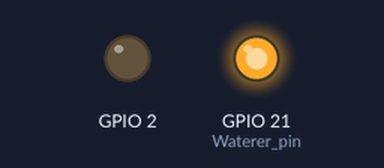
A sketch run on a simulated ESP32. Parts: output pins drawn as LEDs (lit = HIGH). What the sketch prints to the serial monitor is not drawn.

Above: at 0.1 s.
At 2.1 s:
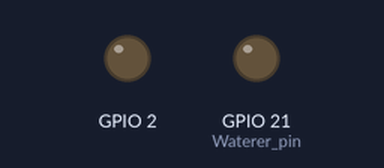
Timing chart, 0 to 3.6 s (numbered marks = the images above):
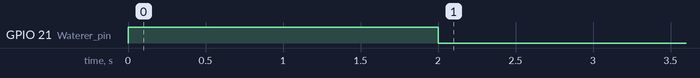

Measured:
- by itself, GPIO 21 (Waterer_pin): LOW → HIGH at 0.00 s, → LOW 2.0 s later

The sketch:

Soilsensor.ino
```cpp
const int dry = 3610;// 3610
const int wet = 1370;//1370
const int Soil_Sensor_pin = 32;
const int Waterer_pin = 21;
const int Damp = 87; // How damp in percentage

void setup() {
  // Starting serial, troubleshooting+ other data
  Serial.begin (115200);
  pinMode(Waterer_pin, OUTPUT);
  // This is built in esp32 led, will keep for prototypes
  pinMode(2, OUTPUT);
}

void loop() {

  //These lines read the sensor from the sensor, and turns it into a percentage of how wet the soil is-- Will help in mapping later on
  int Sensor_read = analogRead(Soil_Sensor_pin);
  int Wet_Percentage = map(Sensor_read, wet, dry, 100, 0);
  Serial.println(Wet_Percentage);

  // Open these brackets after figuring out what damp is and what dry is
   if (Wet_Percentage < Damp)
  {
    digitalWrite(Waterer_pin, HIGH);
    delay (2000);
    digitalWrite(Waterer_pin, LOW);
  }
  else {
    digitalWrite(2, HIGH);
    delay(1000);
    digitalWrite(2, LOW);
      }
  //Wait 5 minutes before going again
  delay(300000);


}
```
